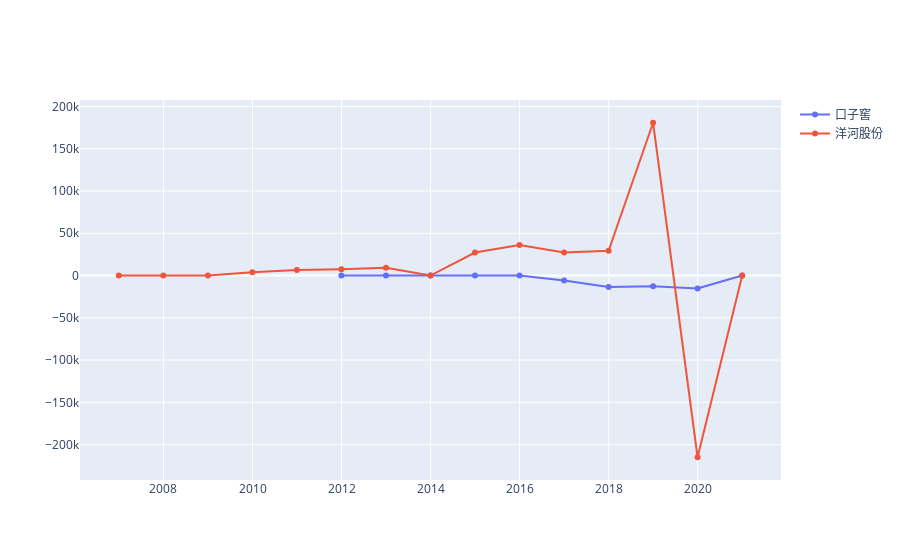

Notebook source saved alongside this figure:
### Markdown cell above
## 现金及等价物/有息负债

### Code cell
fig = go.Figure()
for k in data_dfs:
    data_df = data_dfs[k]
    fig.add_trace(go.Scatter(x=data_df.index, y=data_df['money_cap']/data_df['debts_yx'],name=k))
fig.show()

### Figure 1 — Plotly figure (JSON) as saved in the notebook; plotly's stock layout.template omitted (floating-point values rounded to 4 significant figures)
{"data": [{"name": "口子窖", "type": "scatter", "x": ["2020-12-31", "2019-12-31", "2018-12-31", "2017-12-31", "2016-12-31", "2015-12-31", "2014-12-31", "2013-12-31", "2012-12-31", "2011-12-31"], "y": [24.25, -15330.0, -12720.0, -13520.0, -5921.0, 8.893, 1.671, 1.866, 1.716, 1.52]}, {"name": "洋河股份", "type": "scatter", "x": ["2020-12-31", "2019-12-31", "2018-12-31", "2017-12-31", "2016-12-31", "2015-12-31", "2014-12-31", "2013-12-31", "2012-12-31", "2011-12-31", "2010-12-31", "2009-12-31", "2008-12-31", "2007-12-31", "2006-12-31"], "y": [9.075, -215007, 180800.0, 29190.0, 27300.0, 36210.0, 27170.0, 8.129, 9227.0, 7317.0, 6494.0, 3771.0, 118.2, 42.47, 3.583]}], "layout": {}}
